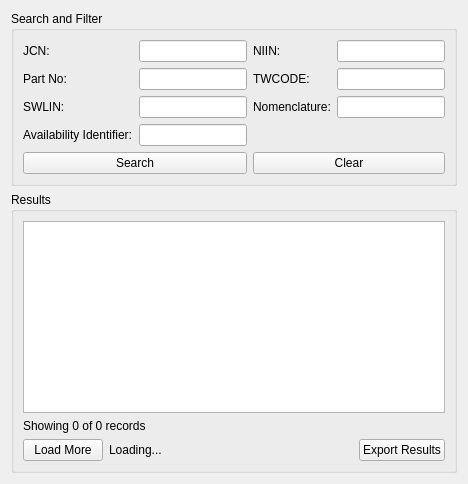
<?xml version="1.0" encoding="UTF-8"?>
<ui version="4.0">
 <class>SearchWindow</class>
 <widget class="QWidget" name="SearchWindow">
  <property name="windowTitle">
   <string>MRL Record Search</string>
  </property>
  <layout class="QVBoxLayout" name="verticalLayout">
   <!-- Search and Filter Section -->
   <item>
    <widget class="QGroupBox" name="searchFilterGroup">
     <property name="title">
      <string>Search and Filter</string>
     </property>
     <layout class="QGridLayout" name="searchFilterLayout">
      <item row="0" column="0">
       <widget class="QLabel" name="jcnLabel">
        <property name="text">
         <string>JCN:</string>
        </property>
       </widget>
      </item>
      <item row="0" column="1">
       <widget class="QLineEdit" name="jcnEdit"/>
      </item>
      <item row="0" column="2">
       <widget class="QLabel" name="niinLabel">
        <property name="text">
         <string>NIIN:</string>
        </property>
       </widget>
      </item>
      <item row="0" column="3">
       <widget class="QLineEdit" name="niinEdit"/>
      </item>
      <item row="1" column="0">
       <widget class="QLabel" name="partNoLabel">
        <property name="text">
         <string>Part No:</string>
        </property>
       </widget>
      </item>
      <item row="1" column="1">
       <widget class="QLineEdit" name="partNoEdit"/>
      </item>
      <item row="1" column="2">
       <widget class="QLabel" name="twcodeLabel">
        <property name="text">
         <string>TWCODE:</string>
        </property>
       </widget>
      </item>
      <item row="1" column="3">
       <widget class="QLineEdit" name="twcodeEdit"/>
      </item>
      <item row="2" column="0">
       <widget class="QLabel" name="swlinLabel">
        <property name="text">
         <string>SWLIN:</string>
        </property>
       </widget>
      </item>
      <item row="2" column="1">
       <widget class="QLineEdit" name="swlinEdit"/>
      </item>
      <item row="2" column="2">
       <widget class="QLabel" name="nomenclatureLabel">
        <property name="text">
         <string>Nomenclature:</string>
        </property>
       </widget>
      </item>
      <item row="2" column="3">
       <widget class="QLineEdit" name="nomenclatureEdit"/>
      </item>
      <item row="3" column="0">
       <widget class="QLabel" name="availabilityIdentifierLabel">
        <property name="text">
         <string>Availability Identifier:</string>
        </property>
       </widget>
      </item>
      <item row="3" column="1">
       <widget class="QLineEdit" name="availabilityIdentifierEdit"/>
      </item>
      <item row="4" column="0" colspan="2">
       <widget class="QPushButton" name="searchButton">
        <property name="text">
         <string>Search</string>
        </property>
       </widget>
      </item>
      <item row="4" column="2" colspan="2">
       <widget class="QPushButton" name="clearButton">
        <property name="text">
         <string>Clear</string>
        </property>
       </widget>
      </item>
     </layout>
    </widget>
   </item>
   
   <!-- Results Section -->
   <item>
    <widget class="QGroupBox" name="resultsGroup">
     <property name="title">
      <string>Results</string>
     </property>
     <layout class="QVBoxLayout" name="resultsLayout">
      <item>
       <widget class="QTableView" name="resultsTable"/>
      </item>
      <item>
       <widget class="QLabel" name="resultCountLabel">
        <property name="text">
         <string>Showing 0 of 0 records</string>
        </property>
       </widget>
      </item>
      <item>
       <layout class="QHBoxLayout" name="resultControlsLayout">
        <item>
         <widget class="QPushButton" name="loadMoreButton">
          <property name="text">
           <string>Load More</string>
          </property>
         </widget>
        </item>
        <item>
         <widget class="QLabel" name="loadingIndicator">
          <property name="text">
           <string>Loading...</string>
          </property>
         </widget>
        </item>
        <item>
         <spacer name="horizontalSpacer">
          <property name="orientation">
           <enum>Qt::Horizontal</enum>
          </property>
          <property name="sizeHint" stdset="0">
           <size>
            <width>40</width>
            <height>20</height>
           </size>
          </property>
         </spacer>
        </item>
        <item>
         <widget class="QPushButton" name="exportResultsButton">
          <property name="text">
           <string>Export Results</string>
          </property>
         </widget>
        </item>
       </layout>
      </item>
     </layout>
    </widget>
   </item>
  </layout>
 </widget>
 <resources/>
 <connections/>
</ui>
